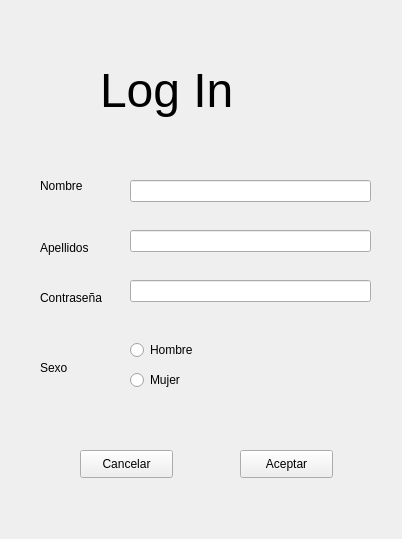
<?xml version="1.0" encoding="UTF-8"?>
<ui version="4.0">
 <class>Form</class>
 <widget class="QWidget" name="Form">
  <property name="geometry">
   <rect>
    <x>0</x>
    <y>0</y>
    <width>402</width>
    <height>539</height>
   </rect>
  </property>
  <property name="cursor">
   <cursorShape>WaitCursor</cursorShape>
  </property>
  <property name="windowTitle">
   <string>Form</string>
  </property>
  <widget class="QLabel" name="label">
   <property name="geometry">
    <rect>
     <x>100</x>
     <y>30</y>
     <width>341</width>
     <height>121</height>
    </rect>
   </property>
   <property name="font">
    <font>
     <pointsize>36</pointsize>
    </font>
   </property>
   <property name="lineWidth">
    <number>30</number>
   </property>
   <property name="text">
    <string>Log In</string>
   </property>
   <property name="textFormat">
    <enum>Qt::RichText</enum>
   </property>
   <property name="scaledContents">
    <bool>false</bool>
   </property>
   <property name="wordWrap">
    <bool>false</bool>
   </property>
  </widget>
  <widget class="QLabel" name="label_2">
   <property name="geometry">
    <rect>
     <x>40</x>
     <y>176</y>
     <width>55</width>
     <height>20</height>
    </rect>
   </property>
   <property name="text">
    <string>Nombre</string>
   </property>
  </widget>
  <widget class="QLabel" name="label_3">
   <property name="geometry">
    <rect>
     <x>40</x>
     <y>240</y>
     <width>55</width>
     <height>16</height>
    </rect>
   </property>
   <property name="text">
    <string>Apellidos</string>
   </property>
  </widget>
  <widget class="QLabel" name="label_4">
   <property name="geometry">
    <rect>
     <x>40</x>
     <y>360</y>
     <width>55</width>
     <height>16</height>
    </rect>
   </property>
   <property name="text">
    <string>Sexo</string>
   </property>
  </widget>
  <widget class="QPushButton" name="pushButton">
   <property name="geometry">
    <rect>
     <x>240</x>
     <y>450</y>
     <width>93</width>
     <height>28</height>
    </rect>
   </property>
   <property name="text">
    <string>Aceptar</string>
   </property>
  </widget>
  <widget class="QPushButton" name="pushButton_2">
   <property name="geometry">
    <rect>
     <x>80</x>
     <y>450</y>
     <width>93</width>
     <height>28</height>
    </rect>
   </property>
   <property name="text">
    <string>Cancelar</string>
   </property>
  </widget>
  <widget class="QRadioButton" name="radioButton">
   <property name="geometry">
    <rect>
     <x>130</x>
     <y>340</y>
     <width>95</width>
     <height>20</height>
    </rect>
   </property>
   <property name="text">
    <string>Hombre</string>
   </property>
  </widget>
  <widget class="QRadioButton" name="radioButton_2">
   <property name="geometry">
    <rect>
     <x>130</x>
     <y>370</y>
     <width>95</width>
     <height>20</height>
    </rect>
   </property>
   <property name="text">
    <string>Mujer</string>
   </property>
  </widget>
  <widget class="QLineEdit" name="lineEdit">
   <property name="geometry">
    <rect>
     <x>130</x>
     <y>180</y>
     <width>241</width>
     <height>22</height>
    </rect>
   </property>
  </widget>
  <widget class="QLineEdit" name="lineEdit_2">
   <property name="geometry">
    <rect>
     <x>130</x>
     <y>230</y>
     <width>241</width>
     <height>22</height>
    </rect>
   </property>
  </widget>
  <widget class="QLabel" name="label_5">
   <property name="geometry">
    <rect>
     <x>40</x>
     <y>290</y>
     <width>71</width>
     <height>16</height>
    </rect>
   </property>
   <property name="text">
    <string>Contraseña</string>
   </property>
  </widget>
  <widget class="QLineEdit" name="lineEdit_3">
   <property name="geometry">
    <rect>
     <x>130</x>
     <y>280</y>
     <width>241</width>
     <height>22</height>
    </rect>
   </property>
  </widget>
 </widget>
 <resources/>
 <connections/>
</ui>
